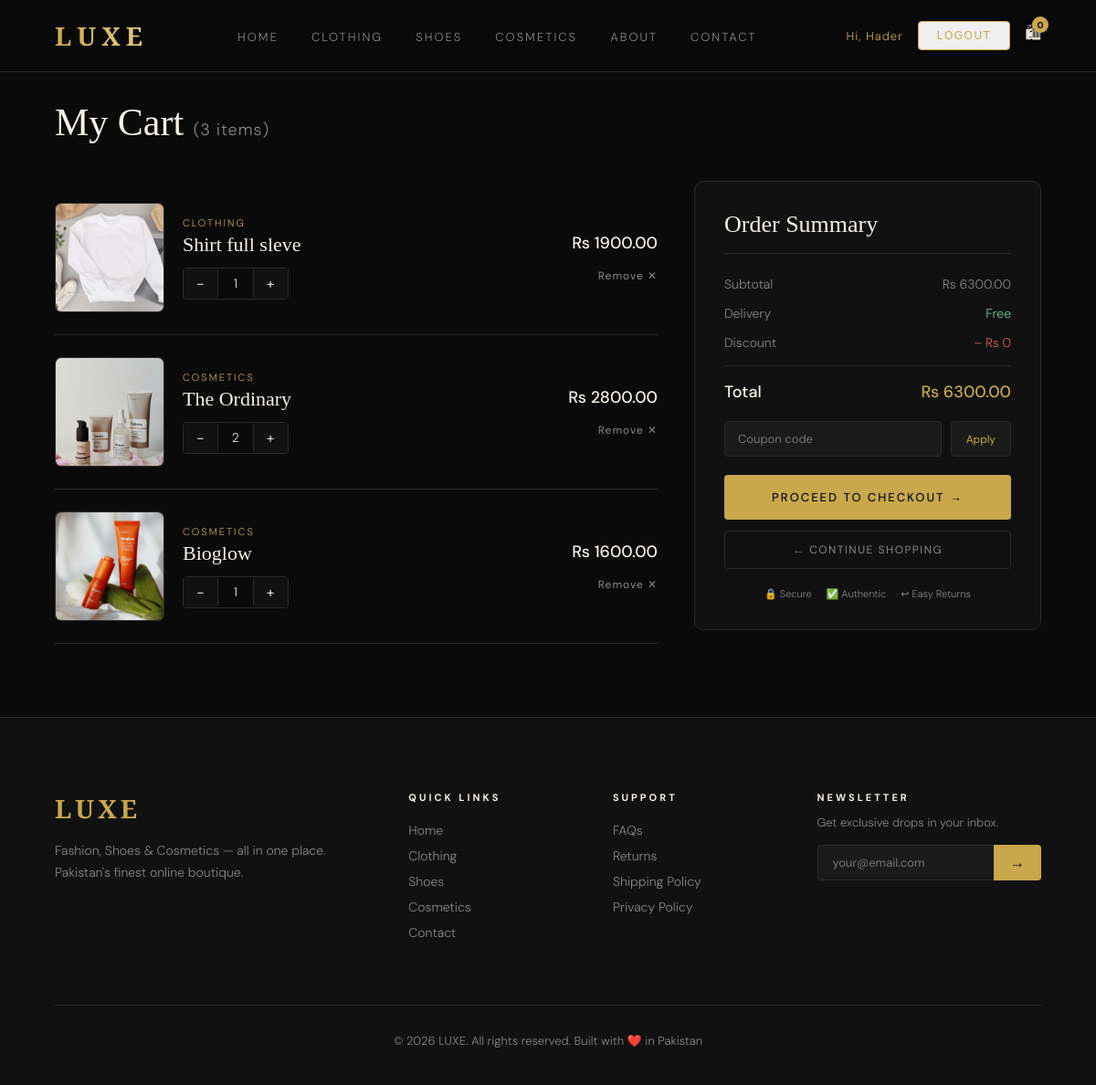
Screenshot of /cart/ (signed in) with the database file from the repository.
### user_auth/models.py (models this page shows, shortened)
class CustomUser(AbstractUser):
    phone = models.CharField(max_length=15, blank=True, null=True)

### store/models.py (models this page shows, shortened)
class Cart(models.Model):
    user       = models.OneToOneField(settings.AUTH_USER_MODEL, on_delete=models.CASCADE, related_name='cart')
    created_at = models.DateTimeField(auto_now_add=True)
    @property
    def total(self):
        return sum(item.subtotal for item in self.items.all())
    @property
    def item_count(self):
        return self.items.count()

class CartItem(models.Model):
    cart     = models.ForeignKey(Cart, on_delete=models.CASCADE, related_name='items')
    product  = models.ForeignKey(Product, on_delete=models.CASCADE)
    quantity = models.PositiveIntegerField(default=1)
    size     = models.CharField(max_length=20, blank=True)
    color    = models.CharField(max_length=50, blank=True)
    @property
    def subtotal(self):
        return self.product.price * self.quantity

class Product(models.Model):
    CATEGORY_CHOICES = [
        ('clothing',  'Clothing'),
        ('shoes',     'Shoes'),
        ('cosmetics', 'Cosmetics'),
    ]
    name         = models.CharField(max_length=200)
    slug         = models.SlugField(unique=True, blank=True)
    category     = models.CharField(max_length=20, choices=CATEGORY_CHOICES)
    sub_category = models.CharField(max_length=100, blank=True)
    description  = models.TextField(blank=True)
    price        = models.DecimalField(max_digits=10, decimal_places=2)
    old_price    = models.DecimalField(max_digits=10, decimal_places=2, null=True, blank=True)
    image        = models.ImageField(upload_to='products/', blank=True, null=True)
    stock        = models.PositiveIntegerField(default=0)
    is_new       = models.BooleanField(default=False)
    is_sale      = models.BooleanField(default=False)
    is_featured  = models.BooleanField(default=False)
    rating       = models.DecimalField(max_digits=3, decimal_places=1, default=0.0)
    created_at   = models.DateTimeField(auto_now_add=True)

### store/views.py (the view)
# urls.py: path('cart/',                      views.cart,             name='cart'),
@login_required
def cart(request):
    cart_obj, _ = Cart.objects.get_or_create(user=request.user)
    return render(request, 'cart.html', {'cart': cart_obj})

### templates/cart.html (shortened to what this page needs)
{% extends 'base.html' %}
{% load static %}
{% block content %}
<div class="cart-page">
  <h2 class="section-title">My Cart
    <span style="font-size:18px;color:var(--text-muted);font-family:var(--font-body);letter-spacing:1px;">
      ({{ cart.item_count }} items)
    </span>
  </h2>
  <div class="cart-layout">
    <div class="cart-items" id="cartItems">
      {% if cart.items.all %}
        {% for item in cart.items.all %}
        <div class="cart-item" id="cartItem{{ item.id }}">
          <div class="cart-item-img">
            {% if item.product.image %}
              <img src="{{ item.product.image.url }}"
                   style="width:100%;height:100%;object-fit:cover;border-radius:6px;"/>
            {% else %}
              🛍
            {% endif %}
          </div>
          <div class="cart-item-info">
            <p class="cart-item-cat">{{ item.product.get_category_display }}</p>
            <h4 class="cart-item-name">{{ item.product.name }}</h4>
            <div class="cart-item-qty">
              <button class="cart-qty-btn" onclick="updateQty({{ item.id }}, -1)">−</button>
              <span class="cart-qty-num" id="qty{{ item.id }}">{{ item.quantity }}</span>
              <button class="cart-qty-btn" onclick="updateQty({{ item.id }}, 1)">+</button>
            </div>
          </div>
          <div class="cart-item-right">
            <p class="cart-item-price" id="price{{ item.id }}">Rs {{ item.subtotal }}</p>
            <button class="cart-item-remove" onclick="removeItem({{ item.id }})">Remove ✕</button>
          </div>
        </div>
        {% endfor %}
      {% endif %}
    </div>
    {% if cart.items.all %}
    <div class="cart-summary">
      <h3>Order Summary</h3>
      <div class="summary-row">
        <span>Subtotal</span>
        <span id="summarySubtotal">Rs {{ cart.total }}</span>
      </div>
      <div class="summary-row">
        <span>Delivery</span>
        <span style="color:#6fcf97;">Free</span>
      </div>
      <div class="summary-row">
        <span>Discount</span>
        <span id="summaryDiscount" style="color:var(--red);">– Rs 0</span>
      </div>
      <div class="summary-row total">
        <span>Total</span>
        <span id="summaryTotal">Rs {{ cart.total }}</span>
      </div>
      <div class="coupon-row">
        <input class="coupon-input" id="couponInput" type="text" placeholder="Coupon code"/>
        <button class="coupon-btn" onclick="applyCoupon()">Apply</button>
      </div>
      <a href="{% url 'checkout' %}" class="btn-checkout" style="display:block;text-align:center;">
        Proceed to Checkout →
      </a>
      <button class="btn-continue-shopping"
              onclick="window.location.href='{% url 'home' %}'">
        ← Continue Shopping
      </button>
      <div class="secure-badges">
        <span>🔒 Secure</span>
        <span>✅ Authentic</span>
        <span>↩ Easy Returns</span>
      </div>
    </div>
    {% endif %}
  </div>
</div>
{% endblock %}

### templates/base.html (shortened to what this page needs)
<!DOCTYPE html>
<html lang="en">
<head>
  {% load static %}
  <link rel="stylesheet" href="{% static 'css/style.css' %}"/>
</head>
<body>
  <nav class="navbar" id="navbar">
    <a href="{% url 'home' %}" class="nav-logo">LUXE</a>
    <ul class="nav-links">
      <li><a href="{% url 'home' %}" class="{% if request.resolver_match.url_name == 'home' %}active{% endif %}">Home</a></li>
      <li><a href="{% url 'clothing' %}" class="{% if request.resolver_match.url_name == 'clothing' %}active{% endif %}">Clothing</a></li>
      <li><a href="{% url 'shoes' %}" class="{% if request.resolver_match.url_name == 'shoes' %}active{% endif %}">Shoes</a></li>
      <li><a href="{% url 'cosmetics' %}" class="{% if request.resolver_match.url_name == 'cosmetics' %}active{% endif %}">Cosmetics</a></li>
      <li><a href="{% url 'about' %}" class="{% if request.resolver_match.url_name == 'about' %}active{% endif %}">About</a></li>
      <li><a href="{% url 'contact' %}" class="{% if request.resolver_match.url_name == 'contact' %}active{% endif %}">Contact</a></li>
    </ul>
    <div class="nav-actions">
      {% if user.is_authenticated %}
        <a href="{% url 'profile' %}" style="font-size:13px; color:var(--gold); letter-spacing:1px;">Hi, {{ user.first_name|default:user.username }}</a>
        <form method="post" action="{% url 'logout' %}" style="display:inline;">
          <button type="submit" class="btn-outline" style="cursor:pointer;">Logout</button>
        </form>
      {% else %}
        <a href="{% url 'login' %}" class="btn-outline {% if request.resolver_match.url_name == 'login' %}active-nav{% endif %}">Login</a>
        <a href="{% url 'register' %}" class="btn-filled">Register</a>
      {% endif %}
      <a href="{% url 'cart' %}" class="cart-icon">🛍 <span class="cart-count">{{ cart_count|default:"0" }}</span></a>
    </div>
  </nav>
  <main>
    {% block content %}
    {% endblock %}
  </main>
  {% block footer %}
  <footer class="footer">
    <div class="footer-grid">
      <div class="footer-brand">
        <h3>LUXE</h3>
        <p>Fashion, Shoes & Cosmetics — all in one place. Pakistan's finest online boutique.</p>
      </div>
      <div class="footer-links">
        <h4>Quick Links</h4>
        <a href="{% url 'home' %}">Home</a>
        <a href="{% url 'clothing' %}">Clothing</a>
        <a href="{% url 'shoes' %}">Shoes</a>
        <a href="{% url 'cosmetics' %}">Cosmetics</a>
        <a href="{% url 'contact' %}">Contact</a>
      </div>
      <div class="footer-links">
        <h4>Support</h4>
        <a href="#">FAQs</a>
        <a href="#">Returns</a>
        <a href="#">Shipping Policy</a>
        <a href="#">Privacy Policy</a>
      </div>
      <div class="footer-newsletter">
        <h4>Newsletter</h4>
        <p>Get exclusive drops in your inbox.</p>
        <div class="newsletter-form">
          <input type="email" placeholder="your@email.com"/>
          <button>→</button>
        </div>
      </div>
    </div>
    <div class="footer-bottom">
      <p>© {% now "Y" %} LUXE. All rights reserved. Built with ❤️ in Pakistan</p>
    </div>
  </footer>
  {% endblock footer %}
</body>
</html>

### rows the page displays
CustomUser: first_name "Hader"
Cart: item_count "3", total "6300.00"
CartItem: product.image (picture), product.category "CLOTHING", product.name "Shirt full sleve", quantity "1", subtotal "1900.00"
CartItem: product.image (picture), product.category "COSMETICS", product.name "The Ordinary", quantity "2", subtotal "2800.00"
CartItem: product.image (picture), product.category "COSMETICS", product.name "Bioglow", quantity "1", subtotal "1600.00"

### other values shown
{{ cart_count|default:"0" }} "0"
